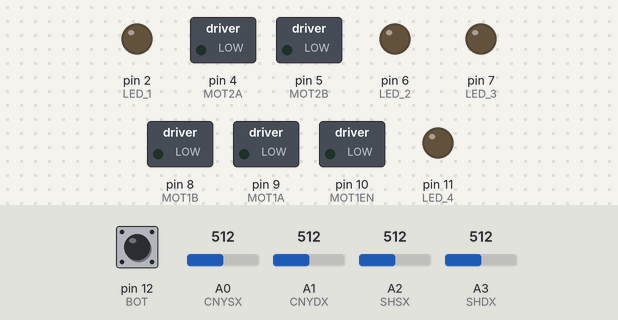
The sketch below on a simulated Arduino Uno, built with avr-gcc and run on an emulated ATmega328P. On the bench: switched loads named in the sketch (green lamp = pin HIGH), output pins drawn as LEDs (lit = HIGH). Dashed ring = blinking. The inputs (shaded band) are chosen by the test bench; at power-on: pin 12 (BOT) HIGH, A0 (CNYSX) = 512, A1 (CNYDX) = 512, A2 (SHSX) = 512, A3 (SHDX) = 512.

Above: at 1.2 s.
1.3 s: pin 12 (BOT) pulled LOW for 0.15 s
At 2.1 s:
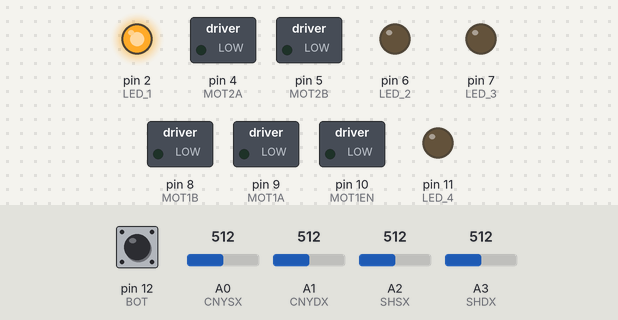
At 4.1 s:
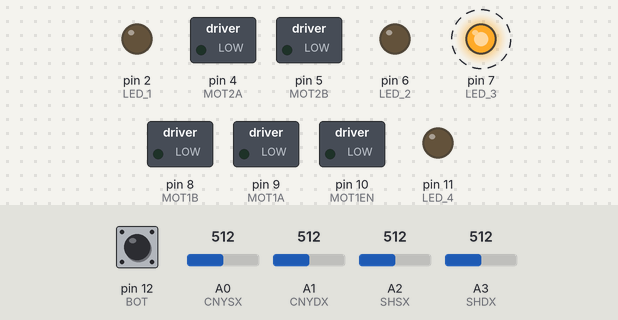
4.4 s: A0 (CNYSX) set to 30
7.4 s: A0 (CNYSX) set to 44
9.0 s: A0 (CNYSX) set to 53
At 10.0 s:
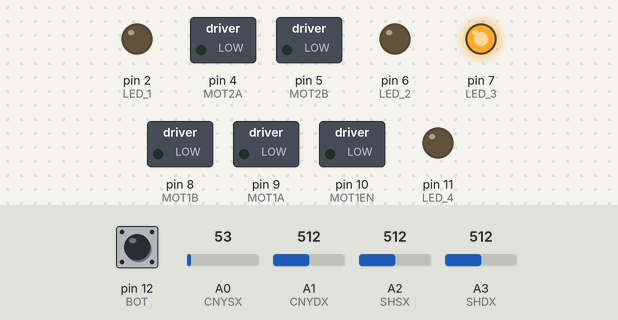
Timing chart, 0 to 11.8 s (numbered marks = the images above; inputs shaded):
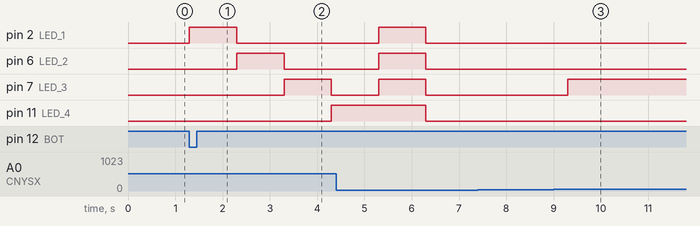

Measured:
- after the input at 1.3 s, pin 2 (LED_1): LOW → HIGH at once, → LOW 1.0 s later; pin 6 (LED_2): LOW → HIGH after 1.0 s, → LOW 1.0 s later; pin 7 (LED_3): LOW → HIGH after 2.0 s, → LOW 1.0 s later; pin 11 (LED_4): LOW → HIGH after 3.0 s
- after the input at 7.4 s, every drawn part: stays the same
- after the input at 9.0 s, pin 7 (LED_3): LOW → HIGH after 0.30 s

The sketch:

main_v.1.1.ino
```cpp
#include <Arduino.h>
#include "attesa.h"
#include "define_global.h"
#include "motore.h"
#include "vista.h"

byte flag_avvio = 0;

void setup()
{
  // LED
  pinMode(LED_1, OUTPUT);
  pinMode(LED_2, OUTPUT);
  pinMode(LED_3, OUTPUT);
  pinMode(LED_4, OUTPUT);

  // Motore 1
  pinMode(MOT1A, OUTPUT);
  pinMode(MOT1B, OUTPUT);
  pinMode(MOT1EN, OUTPUT);

  // Motore 2
  pinMode(MOT2A, OUTPUT);
  pinMode(MOT2B, OUTPUT);
  pinMode(MOT2EN, OUTPUT);

  // Pulsante di start
  pinMode(BOT, INPUT_PULLUP);

  // Sensori linea (li leggi in analogico, pinMode non serve ma non fa danni)
  pinMode(CNYSX, INPUT);
  pinMode(CNYDX, INPUT);

  // Sharp (analog input)
  pinMode(SHSX, INPUT);
  pinMode(SHDX, INPUT);

  // Serial.begin(9600); // utile per debug
}

void loop()
{
  // Lettura pulsante di avvio (attivo LOW)
  byte bottone = digitalRead(BOT);

  // Se premi il pulsante e non stai già correndo → attesa & countdown
  if (!bottone && !flag_avvio)
  {
    attesa(&flag_avvio);
  }
  else if (flag_avvio)
  {
    // Lettura sensori CNY con soglia (nero=0, bianco=1)
    const int SOGLIA_CNY = 50;

    byte cny_sx = (analogRead(CNYSX) < SOGLIA_CNY) ? 0 : 1;
    byte cny_dx = (analogRead(CNYDX) < SOGLIA_CNY) ? 0 : 1;

    // LOGICA DI GARA SUMO
    if (!cny_sx && !cny_dx)
    {
      // Entrambi vedono il bordo → indietro + rotazione per rientrare
      indietro();
      delay(TEMPO_INDIETRO);

      rot_sinistra();
      delay(TEMPO_ROTAZIONE);
    }
    else if (!cny_sx)
    {
      // Bordo a sinistra → correggi verso destra
      rot_destra();
      delay(TEMPO_GIRO);
    }
    else if (!cny_dx)
    {
      // Bordo a destra → correggi verso sinistra
      rot_sinistra();
      delay(TEMPO_GIRO);
    }
    else
    {
      // Nessun bordo → usa gli Sharp per cercare l’avversario
      vista();
    }
  }
}
```

attesa.cpp
```cpp
#include <Arduino.h>
#include "define_global.h"

// Effetto countdown sui LED prima dell'avvio
void attesa(byte *flag_attesa)
{
  *flag_attesa = 1;

  const byte leds[] = {LED_1, LED_2, LED_3, LED_4};

  // Accendi a "corsa" i LED uno alla volta
  for (byte i = 0; i < 4; i++)
  {
    // Spegni tutti
    for (byte j = 0; j < 4; j++)
    {
      digitalWrite(leds[j], LOW);
    }

    // Accendi quello giusto
    digitalWrite(leds[i], HIGH);
    delay(1000);
  }

  // Tutti ON per 1 secondo
  for (byte i = 0; i < 4; i++)
  {
    digitalWrite(leds[i], HIGH);
  }
  delay(1000);

  // Tutti OFF
  for (byte i = 0; i < 4; i++)
  {
    digitalWrite(leds[i], LOW);
  }
}
```

attesa.h
```cpp
void attesa(byte *flag_attesa);
```

define_global.h
```cpp
#define LED_1 2
#define LED_2 6
#define LED_3 7
#define LED_4 11

#define MOT1A 9
#define MOT1B 8
#define MOT1EN 10

#define MOT2A 4
#define MOT2B 5
#define MOT2EN 10

#define BOT 12

#define CNYSX A0
#define CNYDX A1
#define SHSX A2
#define SHDX A3

#define TEMPO_INDIETRO 500
#define TEMPO_ROTAZIONE 500
#define TEMPO_GIRO 500
```

motore.cpp
```cpp
#include <Arduino.h>
#include "motore.h"
#include "define_global.h"

// Muove entrambi i motori in avanti alla massima velocità
void avanti(void)
{
  motore(MOT1A, MOT1B, MOT1EN,  1, 255);
  motore(MOT2A, MOT2B, MOT2EN,  1, 255);
}

// Muove entrambi i motori indietro
void indietro(void)
{
  motore(MOT1A, MOT1B, MOT1EN, -1, 255);
  motore(MOT2A, MOT2B, MOT2EN, -1, 255);
}

// Curva verso destra: fermo motore sinistro, avanti motore destro
void destra(void)
{
  motore(MOT1A, MOT1B, MOT1EN, 0,   0);
  motore(MOT2A, MOT2B, MOT2EN, 1, 255); // destra
}

// Curva verso sinistra: avanti motore sinistro, fermo motore destro
void sinistra(void)
{
  motore(MOT1A, MOT1B, MOT1EN, 1, 255); // sinistra
  motore(MOT2A, MOT2B, MOT2EN, 0,   0);
}

// Rotazione sul posto verso destra
void rot_destra(void)
{
  motore(MOT1A, MOT1B, MOT1EN, -1, 255);
  motore(MOT2A, MOT2B, MOT2EN,  1, 255); // destra
}

// Rotazione sul posto verso sinistra
void rot_sinistra(void)
{
  motore(MOT1A, MOT1B, MOT1EN,  1, 255); // sinistra
  motore(MOT2A, MOT2B, MOT2EN, -1, 255);
}

// Funzione generica per controllare un motore
// dir: -1 = indietro, 0 = fermo, 1 = avanti
// vel: 0-255 (PWM su EN)
void motore(byte pin_a, byte pin_b, byte pin_en, int8_t dir, byte vel)
{
  switch (dir)
  {
    case 0: // stop
      digitalWrite(pin_a, LOW);
      digitalWrite(pin_b, LOW);
      analogWrite(pin_en, 0);
      break;

    case 1: // avanti
      digitalWrite(pin_a, HIGH);
      digitalWrite(pin_b, LOW);
      analogWrite(pin_en, vel);
      break;

    case -1: // indietro
      digitalWrite(pin_a, LOW);
      digitalWrite(pin_b, HIGH);
      analogWrite(pin_en, vel);
      break;
  }
}
```

motore.h
```cpp
void motore(byte pin_a, byte pin_b, byte pin_en, char dir, byte vel);
void avanti(void);
void indietro(void);
void destra(void);
void sinistra(void);
void rot_destra(void);
void rot_sinistra(void);
```

vista.cpp
```cpp
#include <Arduino.h>
#include "define_global.h"
#include "motore.h"

#define SOGLIA_SHARP 400

// Usa gli Sharp per "vedere" l'avversario e decidere come muoversi
void vista(void)
{
  int sh_sx = analogRead(SHSX);
  int sh_dx = analogRead(SHDX);

  // LED di stato: ad esempio LED_3 acceso quando stiamo "cercando"
  digitalWrite(LED_4, LOW);
  digitalWrite(LED_3, HIGH);

  if (sh_sx > SOGLIA_SHARP && sh_dx > SOGLIA_SHARP)
  {
    // avversario davanti → vai dritto
    avanti();
  }
  else if (sh_dx > SOGLIA_SHARP)
  {
    // avversario verso destra
    destra();
  }
  else if (sh_sx > SOGLIA_SHARP)
  {
    // avversario verso sinistra
    sinistra();
  }
  else
  {
    // nessun avversario rilevato: gira finché non trova l'avversario
    //avanti();
    rot_destra(); // o rot_sinistra();
  }
}
```

vista.h
```cpp
void vista(void);
```
